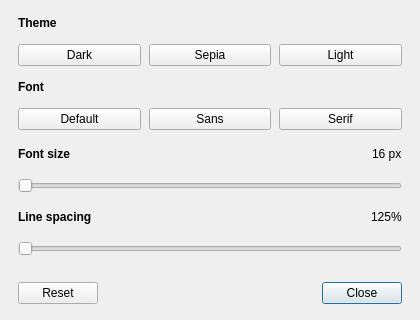
<?xml version="1.0" encoding="UTF-8"?>
<ui version="4.0">
 <class>AppearanceDialog</class>
 <widget class="QDialog" name="AppearanceDialog">
  <property name="geometry">
   <rect>
    <x>0</x>
    <y>0</y>
    <width>420</width>
    <height>320</height>
   </rect>
  </property>
  <property name="windowTitle">
   <string>Appearance</string>
  </property>
  <layout class="QVBoxLayout" name="root_layout">
   <property name="spacing">
    <number>14</number>
   </property>
   <property name="leftMargin">
    <number>18</number>
   </property>
   <property name="topMargin">
    <number>16</number>
   </property>
   <property name="rightMargin">
    <number>18</number>
   </property>
   <property name="bottomMargin">
    <number>16</number>
   </property>
   <item>
    <widget class="QLabel" name="theme_label">
     <property name="font">
      <font>
       <bold>true</bold>
      </font>
     </property>
     <property name="text">
      <string>Theme</string>
     </property>
    </widget>
   </item>
   <item>
    <layout class="QHBoxLayout" name="theme_layout">
     <property name="spacing">
      <number>8</number>
     </property>
     <item>
      <widget class="QPushButton" name="theme_dark_btn">
       <property name="text">
        <string>Dark</string>
       </property>
       <property name="checkable">
        <bool>true</bool>
       </property>
      </widget>
     </item>
     <item>
      <widget class="QPushButton" name="theme_sepia_btn">
       <property name="text">
        <string>Sepia</string>
       </property>
       <property name="checkable">
        <bool>true</bool>
       </property>
      </widget>
     </item>
     <item>
      <widget class="QPushButton" name="theme_light_btn">
       <property name="text">
        <string>Light</string>
       </property>
       <property name="checkable">
        <bool>true</bool>
       </property>
      </widget>
     </item>
    </layout>
   </item>
   <item>
    <widget class="QLabel" name="font_label">
     <property name="font">
      <font>
       <bold>true</bold>
      </font>
     </property>
     <property name="text">
      <string>Font</string>
     </property>
    </widget>
   </item>
   <item>
    <layout class="QHBoxLayout" name="font_layout">
     <property name="spacing">
      <number>8</number>
     </property>
     <item>
      <widget class="QPushButton" name="font_default_btn">
       <property name="text">
        <string>Default</string>
       </property>
       <property name="checkable">
        <bool>true</bool>
       </property>
      </widget>
     </item>
     <item>
      <widget class="QPushButton" name="font_sans_btn">
       <property name="text">
        <string>Sans</string>
       </property>
       <property name="checkable">
        <bool>true</bool>
       </property>
      </widget>
     </item>
     <item>
      <widget class="QPushButton" name="font_serif_btn">
       <property name="text">
        <string>Serif</string>
       </property>
       <property name="checkable">
        <bool>true</bool>
       </property>
      </widget>
     </item>
    </layout>
   </item>
   <item>
    <layout class="QHBoxLayout" name="size_header_layout">
     <item>
      <widget class="QLabel" name="font_size_title">
       <property name="font">
        <font>
         <bold>true</bold>
        </font>
       </property>
       <property name="text">
        <string>Font size</string>
       </property>
      </widget>
     </item>
     <item>
      <spacer name="size_header_spacer">
       <property name="orientation">
        <enum>Qt::Orientation::Horizontal</enum>
       </property>
       <property name="sizeHint" stdset="0">
        <size>
         <width>40</width>
         <height>20</height>
        </size>
       </property>
      </spacer>
     </item>
     <item>
      <widget class="QLabel" name="font_size_value">
       <property name="text">
        <string>16 px</string>
       </property>
      </widget>
     </item>
    </layout>
   </item>
   <item>
    <widget class="QSlider" name="font_size_slider">
     <property name="minimum">
      <number>12</number>
     </property>
     <property name="maximum">
      <number>28</number>
     </property>
     <property name="singleStep">
      <number>1</number>
     </property>
     <property name="orientation">
      <enum>Qt::Orientation::Horizontal</enum>
     </property>
    </widget>
   </item>
   <item>
    <layout class="QHBoxLayout" name="line_height_header_layout">
     <item>
      <widget class="QLabel" name="line_height_title">
       <property name="font">
        <font>
         <bold>true</bold>
        </font>
       </property>
       <property name="text">
        <string>Line spacing</string>
       </property>
      </widget>
     </item>
     <item>
      <spacer name="line_height_header_spacer">
       <property name="orientation">
        <enum>Qt::Orientation::Horizontal</enum>
       </property>
       <property name="sizeHint" stdset="0">
        <size>
         <width>40</width>
         <height>20</height>
        </size>
       </property>
      </spacer>
     </item>
     <item>
      <widget class="QLabel" name="line_height_value">
       <property name="text">
        <string>125%</string>
       </property>
      </widget>
     </item>
    </layout>
   </item>
   <item>
    <widget class="QSlider" name="line_height_slider">
     <property name="minimum">
      <number>100</number>
     </property>
     <property name="maximum">
      <number>200</number>
     </property>
     <property name="singleStep">
      <number>5</number>
     </property>
     <property name="pageStep">
      <number>10</number>
     </property>
     <property name="orientation">
      <enum>Qt::Orientation::Horizontal</enum>
     </property>
    </widget>
   </item>
   <item>
    <spacer name="vertical_spacer">
     <property name="orientation">
      <enum>Qt::Orientation::Vertical</enum>
     </property>
     <property name="sizeHint" stdset="0">
      <size>
       <width>20</width>
       <height>12</height>
      </size>
     </property>
    </spacer>
   </item>
   <item>
    <layout class="QHBoxLayout" name="footer_layout">
     <item>
      <widget class="QPushButton" name="reset_btn">
       <property name="text">
        <string>Reset</string>
       </property>
      </widget>
     </item>
     <item>
      <spacer name="footer_spacer">
       <property name="orientation">
        <enum>Qt::Orientation::Horizontal</enum>
       </property>
       <property name="sizeHint" stdset="0">
        <size>
         <width>40</width>
         <height>20</height>
        </size>
       </property>
      </spacer>
     </item>
     <item>
      <widget class="QPushButton" name="close_btn">
       <property name="text">
        <string>Close</string>
       </property>
       <property name="default">
        <bool>true</bool>
       </property>
      </widget>
     </item>
    </layout>
   </item>
  </layout>
 </widget>
 <resources/>
 <connections/>
</ui>
